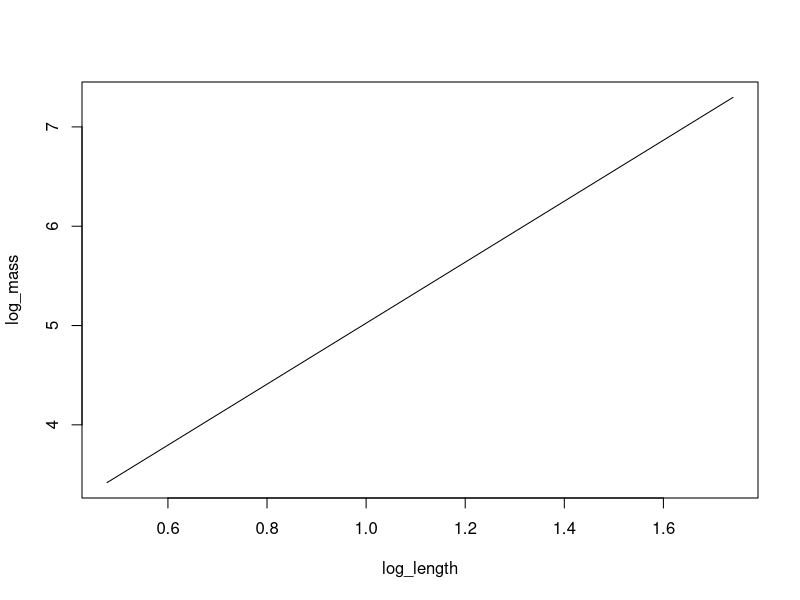
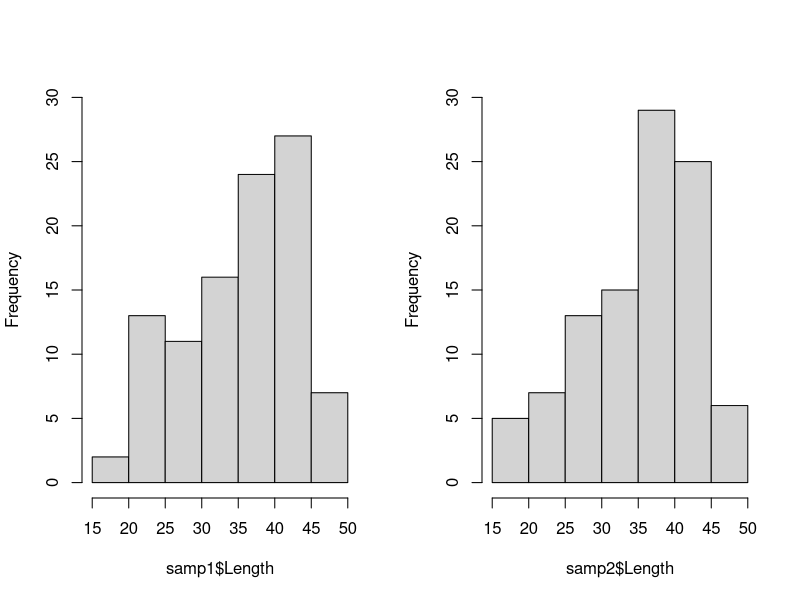
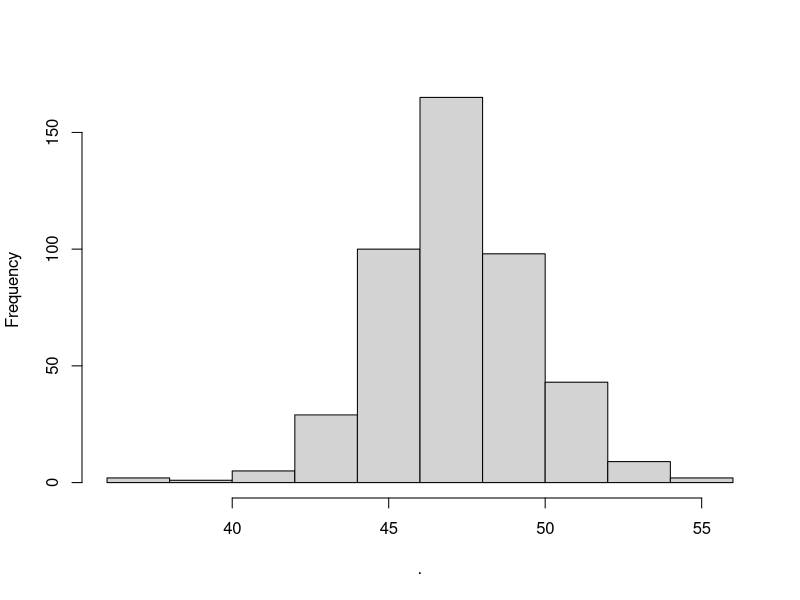
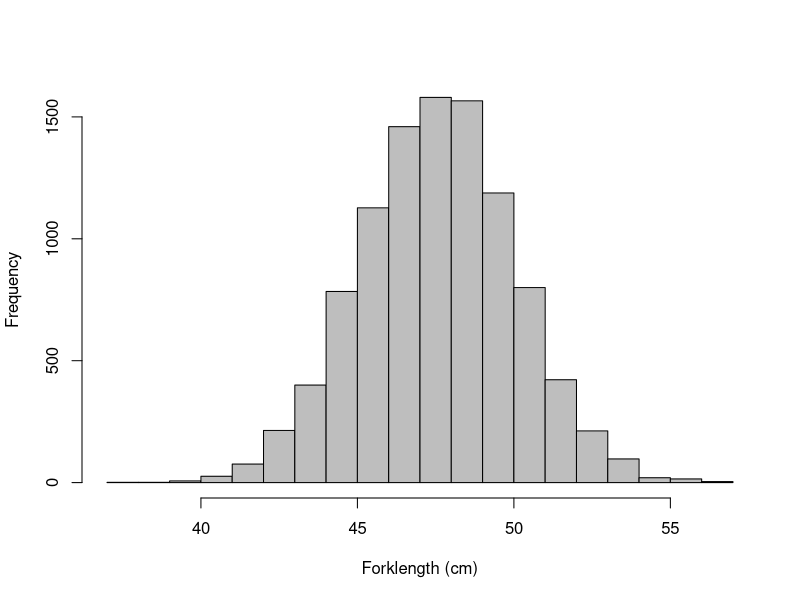

Reproduce these figures in R, in order.
## ---- chunk 1
# Start by reading in the data
am_shad <- read.csv("data/ctr_fish.csv")
## ---- chunk 2
# Look at the first 10 rows
head(am_shad, 10)
## ---- chunk 3
# Look at the structure of the data
str(am_shad)
## ---- chunk 4
summary(am_shad)
## ---- chunk 5
measured <- am_shad[am_shad$backCalculated == FALSE, ]
## ---- chunk 6
# Notice how we string together multiple 
# conditions with "&". If these were 'or'
# we would use the vertical pipe "|"
age_6_rows_measured <- am_shad[am_shad$backCalculated == FALSE & 
                                 am_shad$Sex == "R" &
                                 am_shad$Age == 6, ]
## ---- chunk 7
measured <- subset(am_shad, backCalculated == FALSE)
## ---- chunk 8
age_6_roes_measured <- subset(am_shad,
                              backCalculated == FALSE &
                                Sex == "R" &
                                Age == 6
                              )
## ---- chunk 9
# Here, I use the column name because
# we just want all observations of a single
# variable. Be careful switching between names,
# numbers, and $names!
table(measured['Sex'])
## ---- chunk 10
table(measured$Sex, measured$Age)
## ---- chunk 11
age_6_roes_measured <- subset(am_shad,
                              backCalculated == FALSE &
                                Sex == "R" &
                                Age == 6
                              )

age_6_female_mean <- mean(age_6_roes_measured$Length)
## ---- chunk 12
library(dplyr)
## ---- chunk 13
g_lengths <- group_by(measured, Sex, Age)
## ---- chunk 14
sum_out <- summarize(g_lengths, avg = mean(Length))

head(sum_out)
## ---- chunk 15
# This will do it all at once!
sum_out <- # Front-end object assignment
  measured %>% # Pass measured to the group_by function
  group_by(Sex, Age) %>% # Group by Sex and age and pass to summarize
  summarize(avg = mean(Length))

## ---- chunk 16
  measured %>% # Pass measured to the group_by function
  group_by(Sex, Age) %>% # Group by Sex and age and pass to summarize
  summarize(avg = mean(Length)) -> sim_out # Back-end object assignment
## ---- chunk 17
sum_out <-
  measured %>% 
  group_by(Sex, Age) %>% 
  summarize(avg = mean(Length), s.d. = sd(Length))

head(sum_out)

## ---- chunk 18
mod <- lm(log10(Mass) ~ log10(Length), data = am_shad[am_shad$Mass != 0, ])
## ---- chunk 19
# Parameters from length-weight regression
m <- 3.0703621
b <- 1.9535405

# Make a sequence of new lengths based on range in data,
# then take the log of the whole thing all at once.
log_length <- log10( seq(min(am_shad$Length), max(am_shad$Length), 1) )

# Calculate a new thing (log10_mass) using parameters for line
# and sequence of new log10_length.
log_mass <- m * log_length + b

# Plot the prediction
plot(x = log_length, y = log_mass, type = "l")
## ---- chunk 20
n_samples <- 100
## ---- chunk 21
# Randomly sample 100 rows of data from our data frame two different
# times to see the differences
samp1 <- am_shad[sample(nrow(am_shad), size = n_samples, replace = FALSE), ]
samp2 <- am_shad[sample(nrow(am_shad), size = n_samples, replace = FALSE), ]

# We can look at them with our histograms
par(mfrow = c(1, 2))
hist(samp1$Length, main = "", ylim = c(0, 30))
hist(samp2$Length, main = "", ylim = c(0, 30))
## ---- chunk 22
par(mfrow = c(1, 1))
## ---- chunk 23
am_shad %>%
  subset(Age == 6 & Sex == "R", select='Length', drop=TRUE) %>%
   hist(main = "")
## ---- chunk 24
# Calculate the mean Length 
x_bar <- am_shad %>%
  subset(Age == 6 & Sex == "R", select='Length', drop=TRUE) %>%
  mean

# Calculate standard deviation of Length
sigma <- am_shad %>%
  subset(Age == 6 & Sex == "R", select='Length', drop=TRUE) %>%
  sd

## ---- chunk 25
length_sample <- rnorm(n = 10000, mean = x_bar, sd = sigma)

# Plot the sample to see if it is a normal- YAY it is!
hist(length_sample,
  col = "gray",
  main = "",
  xlab = "Forklength (cm)"
)
